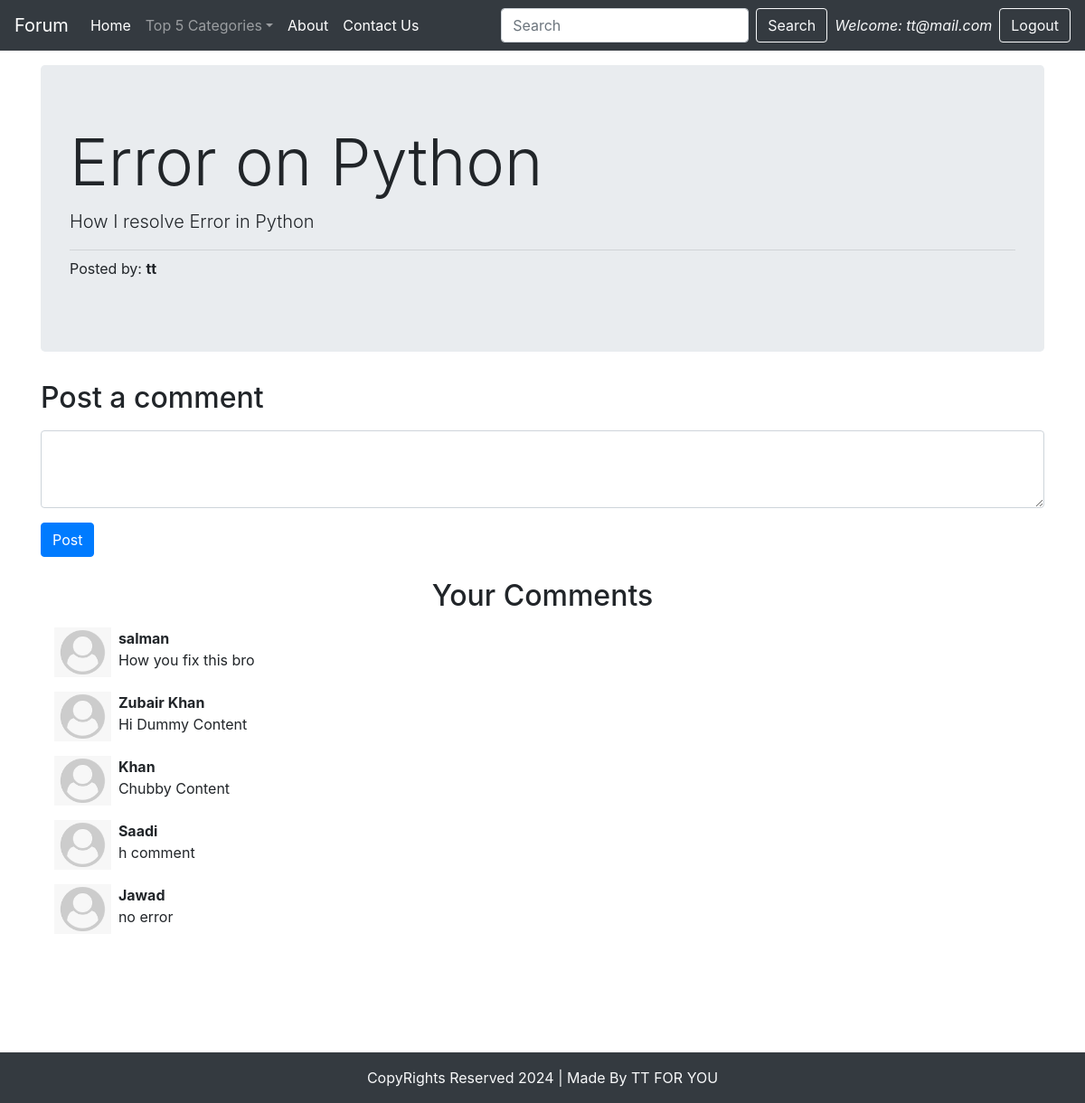
The page /threads.php?threadid=1 (signed in) on the database its author committed.
### tables this page shows
CREATE TABLE `threads` (
  `thread_id` int(11) NOT NULL,
  `thread_title` text NOT NULL,
  `thread_desc` text NOT NULL,
  `thread_cat_id` int(11) NOT NULL,
  `thread_user_id` int(11) NOT NULL,
  `Date` datetime NOT NULL DEFAULT current_timestamp()
);

CREATE TABLE `users` (
  `srn` int(11) NOT NULL,
  `Name` varchar(15) NOT NULL,
  `Email` text NOT NULL,
  `Password` text NOT NULL,
  `Date` datetime NOT NULL DEFAULT current_timestamp()
);

CREATE TABLE `comments` (
  `comment_id` int(11) NOT NULL,
  `comment_content` text NOT NULL,
  `thread_id` int(11) NOT NULL,
  `comment_by` int(11) NOT NULL,
  `Date` datetime NOT NULL DEFAULT current_timestamp()
);

### threads.php (the view, shortened to what this page needs)
<?php require "assets/dbconnect.php";
$id = $_GET['threadid'];
$sql = "SELECT * FROM `threads` WHERE thread_id = '$id'";
            $result = mysqli_query($con,$sql);
            while ($row = mysqli_fetch_assoc($result)) {
                $id = $row['thread_id'];
                $title = $row['thread_title'];
                $desc = $row['thread_desc'];
                $thuser_id = $row['thread_user_id'];
                $sql2 = "SELECT Name FROM `users` WHERE srn = '$thuser_id'";
                $result2 = mysqli_query($con,$sql2);
                $row2 = mysqli_fetch_assoc($result2);
                $postedby = $row2['Name'];
            }
?>
<!doctype html>
<html lang="en">
<head>
    <link rel="stylesheet" href="https://stackpath.bootstrapcdn.com/bootstrap/4.3.1/css/bootstrap.min.css"
>
</head>
<body>
    <?php include "assets/header.php";
    ?>
    <div class="container my-3">
        <div class="jumbotron">
            <h1 class="display-3"><?php echo $title ; ?></h1>
            <p class="lead"><?php echo $desc; ?></p>
            <hr class="my-2">
            <p>Posted by: <b><?php echo $postedby;  ?></b></p>
        </div>
    </div>
    <div class="container my-3">
        <h2 class="my-3">Post a comment</h2>
        <?php
        if (isset($_SESSION['loggedin'])&& $_SESSION['loggedin']==true) {
       echo '<form action=" '.$_SERVER["REQUEST_URI"].'" method="post">
            <div class="form-group">
               <textarea name="comment" rows="3" class="form-control"></textarea>
               <input type="hidden" name="srn" value="'.$_SESSION["srn"].'">
            </div>
            <button type="submit" class="btn btn-primary">Post</button>
        </form>';
        }else{
            echo ' <div class="jumbotron">
            <h1 class="display-4">You are not able to Post a Comment</h1>
            <p class="lead">If you want to Post a Comment...Login First</p>
            <hr class="my-2">
        </div>';
        }
        ?>
    </div>
    <div class="container my-4" id="footer">
        <h2 class="text-center">Your Comments</h2>
        <div class="container my-3">
 <?php
        $sql = "SELECT * FROM `comments` WHERE thread_id = '$id' ";
        $result = mysqli_query($con,$sql);
        $noresult = true;
            while ($row = mysqli_fetch_assoc($result)) {
                $noresult = false;
                $comment = $row['comment_content'];
                $postedby = $row['comment_by'];
                $sql2 = "SELECT Name FROM `users` WHERE srn = '$postedby'";
                $result2 = mysqli_query($con,$sql2);
                $row2 = mysqli_fetch_assoc($result2);
                echo '<div class="media my-3">
                <a class="d-flex" href="#">
                    <img src="img/user.png" height="55px" alt="">
                </a>
               <div class="media-body my-0 ml-2">
                <p class="font-weight-bold my-0">'.$row2['Name'].'</p>
                    '.$comment.'
                </div>
            </div>';
            }if ($noresult) {
                echo ' <div class="jumbotron my-3">
                <h1 class="display-3">No Comments Found</h1>
                <p class="lead">Be the first person Post a comment</p>
                <hr class="my-2">
            </div>';
            }
?>
        </div>
    </div>
    <?php include "assets/footer.php";?>
</body>
</html>

### threads.php (style rules this page uses)
#footer { min-height: 500px; }

### rows shown on the page
threads: thread_title "Error on Python", thread_desc "How I resolve Error in Python"
users: Name "tt"
comments: users.Name "salman", comment_content "How you fix this bro"
comments: users.Name "Zubair Khan", comment_content "Hi Dummy Content"
comments: users.Name "Khan", comment_content "Chubby Content"
comments: users.Name "Saadi", comment_content "h comment"
comments: users.Name "Jawad", comment_content "no error"

### other values the page prints
$_SESSION['email'] "tt@mail.com"
